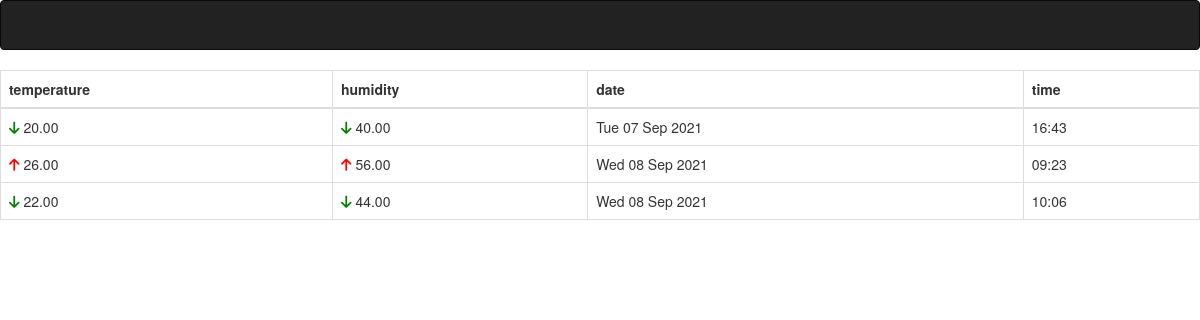
Page /list on the committed database.
### weather/models.py (models this page shows, shortened)
class Weather(models.Model):
    temperature = models.DecimalField(max_digits=5, decimal_places=2,
                  validators=[MaxValueValidator(28), MinValueValidator(19)])
    humidity = models.DecimalField(max_digits=5, decimal_places=2,
                  validators=[MaxValueValidator(65), MinValueValidator(35)])
    form_date = models.DateTimeField(default=datetime.now, blank=True)

### weather/views.py (the view)
# urls.py: path('list', views.list_weather, name='list_weather'),
def list_weather(request):
    listings = Weather.objects.all()
    return render(request,'weather/listings.html', {'listings':listings})

### templates/weather/listings.html (shortened to what this page needs)
{% extends 'base.html' %}
{% block body %}
<div class="card shadow mb-4 w-100">
    <div class="card-body">
        <div class="table-responsive">
            <table class="table table-bordered" id="dataTable" width="100%" cellspacing="0">
                <thead>
                <tr>
                    <th>temperature</th>
                    <th>humidity</th>
                    <th>date</th>
                    <th>time</th>
                </tr>
                </thead>
                <tbody>
                {% for list in listings %}
                <tr>
                    <td>{% if list.temperature > 25  %}<i style="color:red" class="fas fa-arrow-up"></i> {% else %}
                        <i style="color:green" class="fas fa-arrow-down"></i>
                        {% endif %}
                        {{ list.temperature }}</td>
                        <td>{% if list.humidity > 55  %}<i style="color:red" class="fas fa-arrow-up"></i> {% else %}
                            <i style="color:green" class="fas fa-arrow-down"></i>
                            {% endif %}
                            {{ list.humidity }}</td>
                    <td>{{ list.form_date|date:"D d M Y" }} </td>
                    <td>{{ list.form_date|time:"H:i" }}</td>
                </tr>
                {% endfor %}
                </tbody>
            </table>
        </div>
    </div>
</div>
{% endblock %}

### templates/base.html (shortened to what this page needs)
<!DOCTYPE html>
<html lang="en">
<head>
    <link rel="stylesheet" href="https://maxcdn.bootstrapcdn.com/bootstrap/3.3.6/css/bootstrap.min.css">
</head>
<body>
<nav class="navbar navbar-inverse">
</nav>
{% block body %}
{% endblock %}
</body>
</html>

### rows in the picture
Weather: temperature "20.00", humidity "40.00", form_date "Tue 07 Sep 2021", form_date "16:43"
Weather: temperature "26.00", humidity "56.00", form_date "Wed 08 Sep 2021", form_date "09:23"
Weather: temperature "22.00", humidity "44.00", form_date "Wed 08 Sep 2021", form_date "10:06"
